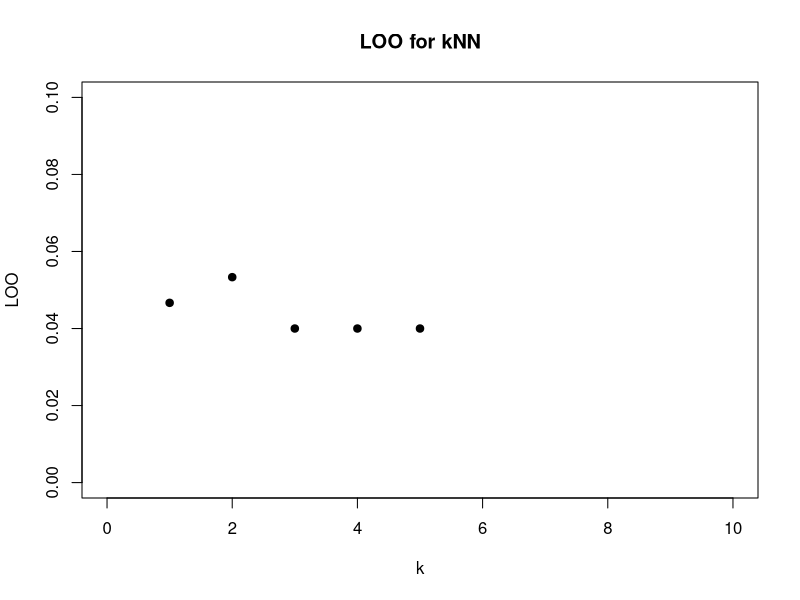

Reproduce this figure in R. (Note: a time limit stopped this script after it produced the figure.)
euclideanDistance <- function(u, v){
  sqrt(sum((u - v)^2))
}

KNN <- function(xl , point_to_classify, k , metric = euclideanDistance){
  distances <- c()
  for(i in 1:nrow(xl)){
    distances[i] <- metric(xl[i , 1:length(xl) - 1] , point_to_classify)
  }
  xl <- cbind(xl , distances)
  ordered_dist_array <- xl[order(distances),]
  k_arr <- ordered_dist_array[1:k , 3]
  class_iris <- table(k_arr) 
  return(names(which.max(class_iris)))
}

LOO <- function(test_table_class , k){
  res_sum <- 0
  
  for(i in 1:nrow(test_table_class)){
    test_point <- c(test_table_class[i , 1] , test_table_class[i , 2])
    test_data <- test_table_class[-i, ,]
    value <- KNN(test_data , test_point , k)
    if(test_table_class[i , 3] != value){
      res_sum <- res_sum + 1
    }
    
  }
  return(res_sum / nrow(test_table_class))
}
plot(NULL, NULL, type = "l", xlim = c(0, 10), ylim = c(0, 0.1), xlab = 'k', ylab = 'LOO')
title ("LOO for kNN")

x_sign <- iris[ ,3]
y_sign <- iris[ ,4]
class_of_sign <- iris[ ,5]
test_table_class <- data.frame(x_sign , y_sign , class_of_sign)

x <- c()
y <- c()

look <- seq (1, 10, by=1)
for(k in look){
  x <- c(x, k)
  y <- c(y, LOO(test_table_class, k))
  points(k,LOO(test_table_class, k), pch = 21, bg = "black", asp = 1)
  
}
